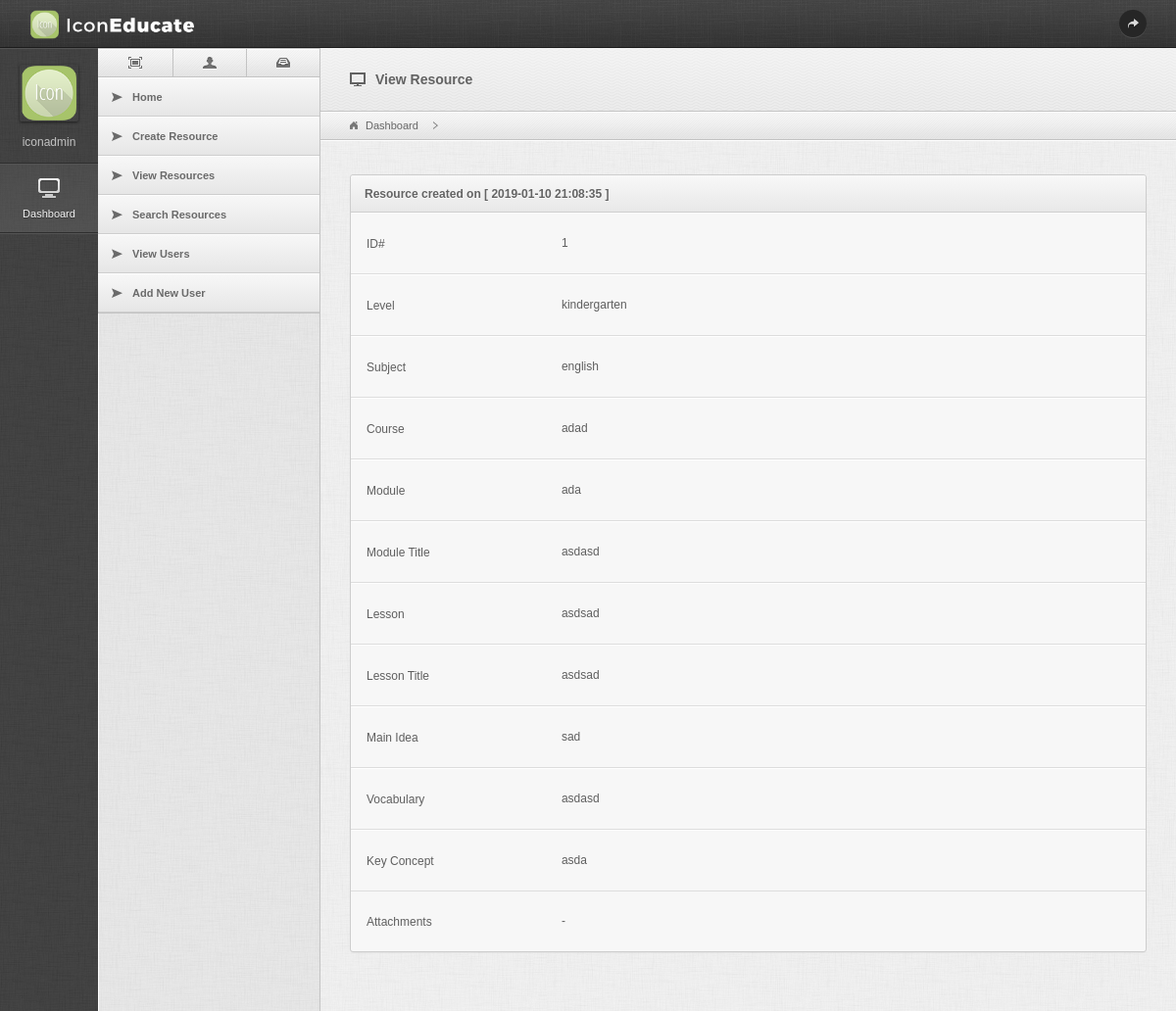
The page /just-view-resource.php?rid=1 (signed in) on the database its author committed.
### tables this page shows
CREATE TABLE `tab_resources` (
  `id` int(11) NOT NULL,
  `level` varchar(100) NOT NULL,
  `subject` varchar(100) NOT NULL,
  `course` varchar(100) NOT NULL,
  `module` varchar(100) NOT NULL,
  `module_title` varchar(100) NOT NULL,
  `lesson` varchar(100) NOT NULL,
  `lesson_title` varchar(500) NOT NULL,
  `main_idea` varchar(2000) NOT NULL,
  `vocabulary` varchar(1000) NOT NULL,
  `key_concept` varchar(1000) NOT NULL,
  `attachments` varchar(1000) NOT NULL,
  `created_date` varchar(500) NOT NULL
);

### just-view-resource.php (the view, shortened to what this page needs)
<?php
include_once('connect.php');
if(isset($_GET['rid'])) {
    $rid = $_GET['rid'];
    $level = "";
    $subject = "";
    $course = "";
    $module = "";
    $moduletitle = "";
    $lesson = "";
    $lessontitle = "";
    $mainidea = "";
    $vocabulary = "";
    $keyconcept = "";
    $attach = "";
    $sql="SELECT * FROM tab_resources where id='$rid' ";
    if($result=mysqli_query($con,$sql)) {
        $row=mysqli_fetch_assoc($result);
        $level = $row['level'];
        $subject = $row['subject'];
        $course = $row['course'];
        $module = $row['module'];
        $moduletitle = $row['module_title'];
        $lesson = $row['lesson'];
        $lessontitle = $row['lesson_title'];
        $mainidea = $row['main_idea'];
        $vocabulary = $row['vocabulary'];
        $keyconcept = $row['key_concept'];
        $attach = $row['attachments'];
        $created = $row['created_date'];
    }
}
else {
    header("Location: login.php");
}
?>
<!DOCTYPE html PUBLIC "-//W3C//DTD XHTML 1.0 Transitional//EN" "http://www.w3.org/TR/xhtml1/DTD/xhtml1-transitional.dtd">
<html xmlns="http://www.w3.org/1999/xhtml">
<head>
    <link href="css/styles.css" rel="stylesheet" type="text/css" />
</head>
<body>
    <div id="top">
        <div class="wrapper">
            <a href="#" title="" class="logo"><img src="images/img_logo.png" style="height: 30px;" alt="" /></a>
            <div class="topNav">
                <ul class="userNav">
                    <li><a href="logout.php" title="" class="logout"></a></li>
                </ul>
            </div>
        </div>
    </div>
    <div id="sidebar">
        <div class="mainNav">
            <div class="user">
                <a title="" class="leftUserDrop"><img src="images/ie_logo.png" alt="" width="60px" /></a><span><?php echo $_SESSION['username']; ?></span>
            </div>
            <ul class="nav">
                <li><a href="index.php" title="" class="active"><img src="images/icons/mainnav/dashboard.png" alt="" /><span>Dashboard</span></a>
                </li>
            </ul>
        </div>
        <div class="secNav">
            <div class="secWrapper">
                <div id="tab-container" class="tab-container">
                    <ul class="iconsLine ic3 etabs">
                        <li><a href="#general" title=""><span class="icos-fullscreen"></span></a></li>
                        <li><a href="#alt1" title=""><span class="icos-user"></span></a></li>
                        <li><a href="#alt2" title=""><span class="icos-archive"></span></a></li>
                    </ul>
                    <div id="general">
                        <ul class="subNav">
                            <?php if($_SESSION['type'] == '1') { ?>
                            <li><a href="index.php" title=""><span class="icon-arrow-right-6"></span>Home</a></li>
                            <li><a href="create-resource.php" title=""><span class="icon-arrow-right-6"></span>Create Resource</a></li>
                            <li><a href="edit-table.php" title=""><span class="icon-arrow-right-6"></span>View Resources</a></li>
                            <li><a href="search.php" title="" ><span class="icon-arrow-right-6"></span>Search Resources</a></li>
                            <li><a href="viewusers.php" title=""><span class="icon-arrow-right-6"></span>View Users</a></li>
                            <li><a href="adduser.php" title="" ><span class="icon-arrow-right-6"></span>Add New User</a></li>
                            <?php } else if($_SESSION['type'] == '0') { ?>
                            <li><a href="index.php" title="" ><span class="icon-arrow-right-6"></span>Home</a></li>
                            <li><a href="create-resource.php" title=""><span class="icon-arrow-right-6"></span>Create Resource</a></li>
                            <li><a href="edit-table.php" title=""><span class="icon-arrow-right-6"></span>View Resources</a></li>
                            <li><a href="search.php" title="" ><span class="icon-arrow-right-6"></span>Search Resources</a></li>
                            <?php } ?>
                        </ul>
                    </div>
                </div>
            </div>
        </div>
    </div>
    <div id="content">
        <div class="contentTop">
            <span class="pageTitle"><span class="icon-screen"></span>View Resource</span>
        </div>
        <div class="breadLine">
            <div class="bc">
                <ul id="breadcrumbs" class="breadcrumbs">
                    <li><a href="index.php">Dashboard</a></li>
                </ul>
            </div>
     </div>
     <div class="wrapper">
        <form action="" method="POST" class="main" enctype="multipart/form-data" name="resource_form">
            <fieldset>
                <div class="widget fluid">
                    <div class="whead"><h6>Resource created on [ <?php echo $created; ?> ]</h6><div class="clear"></div></div>
                    <div class="formRow">
                        <div class="grid3"><label>ID#</label></div>
                        <div class="grid9">
                            <?php echo $rid; ?>
                        </div>
                    </div>
                    <div class="formRow">
                        <div class="grid3"><label>Level</label></div>
                        <div class="grid9">
                            <?php echo $level; ?>
                        </div>
                    </div>
                    <div class="formRow">
                        <div class="grid3"><label>Subject</label></div>
                        <div class="grid9 noSearch">
                            <?php echo $subject; ?>
                        </div>
                    </div>
                    <div class="formRow">
                        <div class="grid3"><label>Course</label></div>
                        <div class="grid9">
                            <?php echo $course; ?>
                        </div>
                    </div>
                    <div class="formRow">
                        <div class="grid3"><label>Module</label></div>
                        <div class="grid9">
                            <?php echo $module; ?>
                        </div>
                    </div>
                    <div class="formRow">
                        <div class="grid3"><label>Module Title</label></div>
                        <div class="grid9">
                            <?php echo $moduletitle; ?>
                        </div>
                    </div>
                    <div class="formRow">
                        <div class="grid3"><label>Lesson</label></div>
                        <div class="grid9">
                            <?php echo $lesson; ?>
                        </div>
                    </div>
                    <div class="formRow">
                        <div class="grid3"><label>Lesson Title</label></div>
                        <div class="grid9">
                            <?php echo $lessontitle; ?>
                        </div>
                    </div>
                    <div class="formRow">
                        <div class="grid3"><label>Main Idea</label></div>
                        <div class="grid9">
                            <?php echo $mainidea; ?>
                        </div>
                    </div>
                    <div class="formRow">
                        <div class="grid3"><label>Vocabulary</label></div>
                        <div class="grid9">
                            <?php echo $vocabulary; ?>
                        </div>
                    </div>
                    <div class="formRow">
                        <div class="grid3"><label>Key Concept</label></div>
                        <div class="grid9">
                            <?php echo $keyconcept; ?>
                        </div>
                    </div>
                    <div class="formRow" style="border: 0px !important;">
                        <div class="grid3"><label>Attachments</label></div>
                        <div class="grid9" >
                            <?php
                            $stratt = substr($attach, 0, -1);
                            $attarr =  explode(',',$stratt);
                            foreach ($attarr as $att) {
                                $sa="SELECT * FROM attachments where aid='$att' ";
                                if($re=mysqli_query($con,$sa)) {
                                    $rw=mysqli_fetch_assoc($re);
                                    echo "-".$rw['filename'];
                                }
                                echo "<br>";
                            }
                            ?>
                        </div>
                    </div>
                </div>
            </fieldset>
        </form>
    </div>
</div>
</body>
</html>

### rows shown on the page
tab_resources: created_date "2019-01-10 21:08:35", level "kindergarten", subject "english", course "adad", module "ada", module_title "asdasd", lesson "asdsad", lesson_title "asdsad", main_idea "sad", vocabulary "asdasd", key_concept "asda"

### other values the page prints
$_SESSION['username'] "iconadmin"
$rid "1"
